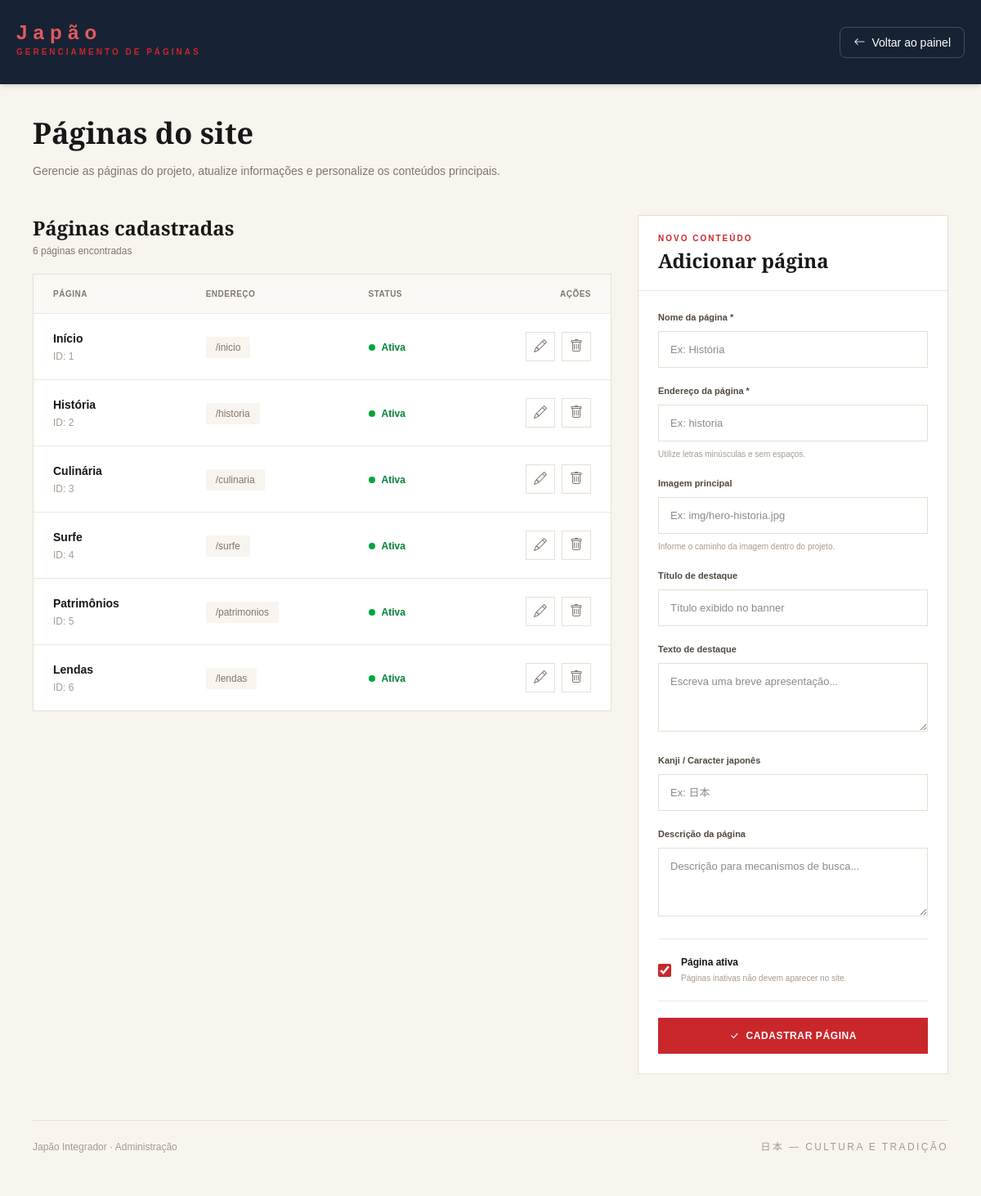
The page /assets/admin/paginas.php (signed in) on the database as committed earlier.
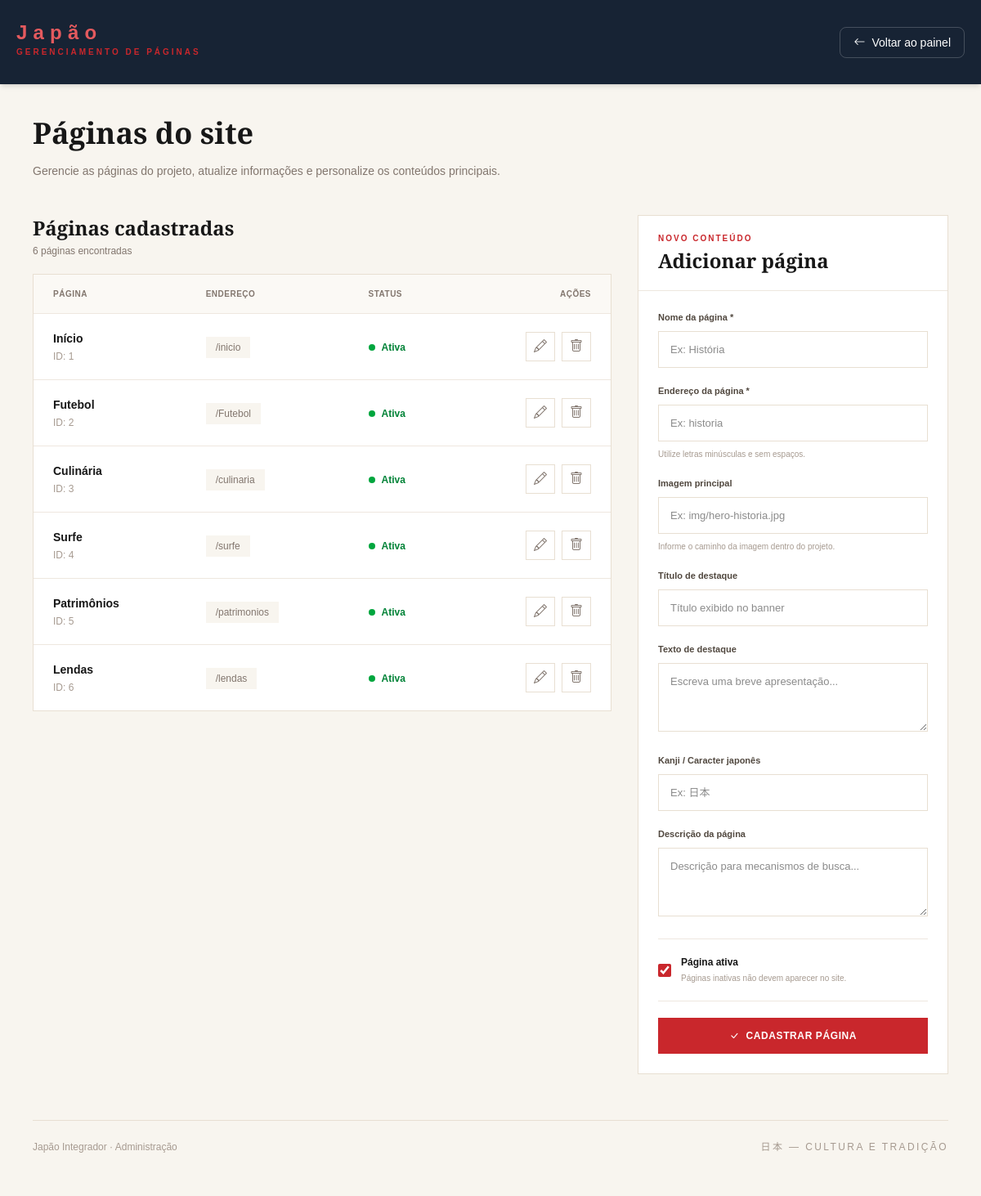
The same page on the database as committed later.
### tables this page shows
CREATE TABLE `paginas` (
  `id` int(11) NOT NULL,
  `slug` varchar(60) NOT NULL,
  `titulo` varchar(150) NOT NULL,
  `hero_imagem` varchar(255) DEFAULT NULL,
  `hero_titulo` varchar(200) DEFAULT NULL,
  `hero_subtitulo` text DEFAULT NULL,
  `hero_kanji` varchar(20) DEFAULT NULL,
  `meta_descricao` varchar(255) DEFAULT NULL,
  `ativo` tinyint(1) NOT NULL DEFAULT 1,
  `atualizado_em` timestamp NULL DEFAULT current_timestamp() ON UPDATE current_timestamp()
);

### assets/admin/paginas.php (the view, shortened to what this page needs)
<?php
require_once __DIR__ . "/../../database/conexao.php";
function e($valor)
{
    return htmlspecialchars((string) $valor, ENT_QUOTES, "UTF-8");
}
$paginaEdicao = null;
$resultado = $conn->query("
    SELECT *
    FROM paginas
    ORDER BY id ASC
");
$paginas = $resultado->fetch_all(MYSQLI_ASSOC);
$editando = $paginaEdicao !== null;
?>
<!DOCTYPE html>
<html lang="pt-BR">
<head>
    <link rel="stylesheet" href="../../src/output.css">
    <link rel="stylesheet" href="https://cdn.jsdelivr.net/npm/bootstrap-icons@1.11.3/font/bootstrap-icons.min.css">
</head>
<body class="min-h-screen bg-[#f8f5ef] text-[#171717]">
    <header class="bg-[#172334] text-white shadow-md">
        <div class="mx-auto flex max-w-7xl flex-wrap items-center justify-between gap-4 px-5 py-5">
            <div>
                <h1 class="mt-1 text-2xl font-bold tracking-[0.3em] text-[#e45a5e]">
                    Japão
                </h1>
                <p class="mb-3 text-[10px] font-bold uppercase tracking-[0.3em] text-[#c9272c]">
                    Gerenciamento de páginas
                </p>
            </div>
            <a href="index.php" class="inline-flex items-center gap-2 rounded-lg border border-white/20 px-4 py-2 text-sm transition hover:bg-white/10">
                <i class="bi bi-arrow-left"></i>
                Voltar ao painel
            </a>
        </div>
    </header>
    <main class="mx-auto max-w-7xl px-6 py-10 md:px-10">
        <section class="mb-10 flex flex-col justify-between gap-5 sm:flex-row sm:items-end">
            <div>
                <h1 class="titulo text-4xl font-semibold">
                    Páginas do site
                </h1>
                <p class="mt-3 max-w-xl text-sm leading-7 text-[#82766e]">
                    Gerencie as páginas do projeto, atualize informações e personalize os conteúdos principais.
                </p>
            </div>
        </section>
        <div class="grid items-start gap-8 lg:grid-cols-[1fr_380px]">
            <section>
                <div class="mb-5 flex items-center justify-between">
                    <div>
                        <h2 class="titulo text-2xl font-semibold">
                            Páginas cadastradas
                        </h2>
                        <p class="mt-1 text-xs text-[#82766e]">
                            <?= count($paginas) ?> páginas encontradas
                        </p>
                    </div>
                </div>
                <div class="overflow-hidden border border-[#e8dfd2] bg-white">
                    <div class="overflow-x-auto">
                        <table class="w-full min-w-[650px] text-left">
                            <thead class="border-b border-[#eee7df] bg-[#fbf9f5]">
                                <tr>
                                    <th class="px-6 py-4 text-[10px] font-bold uppercase tracking-wider text-[#82766e]">
                                        Página
                                    </th>
                                    <th class="px-6 py-4 text-[10px] font-bold uppercase tracking-wider text-[#82766e]">
                                        Endereço
                                    </th>
                                    <th class="px-6 py-4 text-[10px] font-bold uppercase tracking-wider text-[#82766e]">
                                        Status
                                    </th>
                                    <th class="px-6 py-4 text-right text-[10px] font-bold uppercase tracking-wider text-[#82766e]">
                                        Ações
                                    </th>
                                </tr>
                            </thead>
                            <tbody class="divide-y divide-[#eee7df]">
                                <?php if (count($paginas) > 0): ?>
                                    <?php foreach ($paginas as $pagina): ?>
                                        <tr class="transition hover:bg-[#fbf9f5]">
                                            <td class="px-6 py-5">
                                                <p class="text-sm font-semibold">
                                                    <?= e($pagina["titulo"]) ?>
                                                </p>
                                                <p class="mt-1 text-xs text-[#a69a90]">
                                                    ID: <?= (int) $pagina["id"] ?>
                                                </p>
                                            </td>
                                            <td class="px-6 py-5">
                                                <span class="bg-[#f8f5ef] px-3 py-1.5 text-xs text-[#82766e]">
                                                    /<?= e($pagina["slug"]) ?>
                                                </span>
                                            </td>
                                            <td class="px-6 py-5">
                                                <?php if ($pagina["ativo"]): ?>
                                                    <span class="inline-flex items-center gap-2 text-xs font-semibold text-green-700">
                                                        <span class="h-2 w-2 rounded-full bg-green-600"></span>
                                                        Ativa
                                                    </span>
                                                <?php endif; ?>
                                            </td>
                                            <td class="px-6 py-5">
                                                <div class="flex justify-end gap-2">
                                                    <a href="paginas.php?editar=<?= (int) $pagina["id"] ?>"
                                                        title="Editar página"
                                                        class="flex h-9 w-9 items-center justify-center border border-[#e8dfd2] text-[#82766e] transition hover:border-[#c9272c] hover:bg-[#c9272c] hover:text-white">
                                                        <i class="bi bi-pencil"></i>
                                                    </a>
                                                    <form method="POST" onsubmit="return confirm('Tem certeza que deseja excluir esta página?');">
                                                        <button type="submit" name="excluir"
                                                            title="Excluir página"
                                                            class="flex h-9 w-9 items-center justify-center border border-[#e8dfd2] text-[#82766e] transition hover:border-red-600 hover:bg-red-600 hover:text-white">
                                                            <i class="bi bi-trash"></i>
                                                        </button>
                                                    </form>
                                                </div>
                                            </td>
                                        </tr>
                                    <?php endforeach; ?>
                                <?php endif; ?>
                            </tbody>
                        </table>
                    </div>
                </div>
            </section>
            <aside id="formulario" class="border border-[#e8dfd2] bg-white">
                <div class="border-b border-[#eee7df] px-6 py-5">
                    <p class="text-[10px] font-bold uppercase tracking-[0.2em] text-[#c9272c]">
                        <?= $editando ? "Editar conteúdo" : "Novo conteúdo" ?>
                    </p>
                    <h2 class="titulo mt-1 text-2xl font-semibold">
                        <?= $editando ? "Editar página" : "Adicionar página" ?>
                    </h2>
                </div>
                <form method="POST" class="space-y-5 p-6">
                    <div>
                        <label class="campo-label">
                            Nome da página *
                        </label>
                        <input
                            type="text"
                            name="titulo"
                            class="campo"
                            placeholder="Ex: História"
                            value="<?= $editando ? e($paginaEdicao["titulo"]) : "" ?>"
                            required>
                    </div>
                    <div>
                        <label class="campo-label">
                            Endereço da página *
                        </label>
                        <input
                            type="text"
                            name="slug"
                            class="campo"
                            placeholder="Ex: historia"
                            value="<?= $editando ? e($paginaEdicao["slug"]) : "" ?>"
                            required>
                        <p class="mt-2 text-[10px] text-[#a69a90]">
                            Utilize letras minúsculas e sem espaços.
                        </p>
                    </div>
                    <div>
                        <label class="campo-label">
                            Imagem principal
                        </label>
                        <input
                            type="text"
                            name="hero_imagem"
                            class="campo"
                            placeholder="Ex: img/hero-historia.jpg"
                            value="<?= $editando ? e($paginaEdicao["hero_imagem"]) : "" ?>">
                        <p class="mt-2 text-[10px] text-[#a69a90]">
                            Informe o caminho da imagem dentro do projeto.
                        </p>
                    </div>
                    <div>
                        <label class="campo-label">
                            Título de destaque
                        </label>
                        <input
                            type="text"
                            name="hero_titulo"
                            class="campo"
                            placeholder="Título exibido no banner"
                            value="<?= $editando ? e($paginaEdicao["hero_titulo"]) : "" ?>">
                    </div>
                    <div>
                        <label class="campo-label">
                            Texto de destaque
                        </label>
                        <textarea
                            name="hero_subtitulo"
                            rows="3"
                            class="campo resize-y"
                            placeholder="Escreva uma breve apresentação..."><?= $editando ? e($paginaEdicao["hero_subtitulo"]) : "" ?></textarea>
                    </div>
                    <div>
                        <label class="campo-label">
                            Kanji / Caracter japonês
                        </label>
                        <input
                            type="text"
                            name="hero_kanji"
                            class="campo"
                            placeholder="Ex: 日本"
                            value="<?= $editando ? e($paginaEdicao["hero_kanji"]) : "" ?>">
                    </div>
                    <div>
                        <label class="campo-label">
                            Descrição da página
                        </label>
                        <textarea
                            name="meta_descricao"
                            rows="3"
                            class="campo resize-y"
                            placeholder="Descrição para mecanismos de busca..."><?= $editando ? e($paginaEdicao["meta_descricao"]) : "" ?></textarea>
                    </div>
                    <div class="border-t border-[#eee7df] pt-5">
                        <label class="flex cursor-pointer items-center gap-3">
                            <input
                                type="checkbox"
                                name="ativo"
                                value="1"
                                class="h-4 w-4 accent-[#c9272c]"
                                <?= !$editando || $paginaEdicao["ativo"] ? "checked" : "" ?>>
                            <span>
                                <span class="block text-xs font-bold">
                                    Página ativa
                                </span>
                                <span class="mt-1 block text-[10px] text-[#a69a90]">
                                    Páginas inativas não devem aparecer no site.
                                </span>
                            </span>
                        </label>
                    </div>
                    <div class="space-y-3 border-t border-[#eee7df] pt-5">
                        <button
                            type="submit"
                            name="salvar"
                            class="botao flex w-full items-center justify-center gap-2 bg-[#c9272c] px-5 py-3.5 text-xs font-bold uppercase tracking-wider text-white hover:bg-[#a51e23]">
                            <i class="bi bi-check-lg"></i>
                            <?= $editando ? "Salvar alterações" : "Cadastrar página" ?>
                        </button>
                    </div>
                </form>
            </aside>
        </div>
        <footer class="mt-14 border-t border-[#e8dfd2] py-6">
            <div class="flex flex-col justify-between gap-3 text-xs text-[#a69a90] sm:flex-row">
                <p>Japão Integrador · Administração</p>
                <p class="tracking-[0.2em]">
                    日本 — CULTURA E TRADIÇÃO
                </p>
            </div>
        </footer>
    </main>
</body>
</html>

### assets/admin/paginas.php (style rules this page uses)
body { font-family: 'Noto Sans JP', sans-serif; }
.titulo { font-family: 'Playfair Display', serif; }
.botao { transition: .25s ease; }
.campo { width: 100%; border: 1px solid #e8dfd2; background: #fff; padding: 12px 14px; outline: none; transition: .2s; font-size: 13px; }
.campo-label { display: block; margin-bottom: 8px; font-size: 11px; font-weight: 700; color: #51483f; }

Rows that differ between the two databases and show on the page:
changed paginas id 2: titulo "História" → "Futebol"; slug "historia" → "Futebol"
